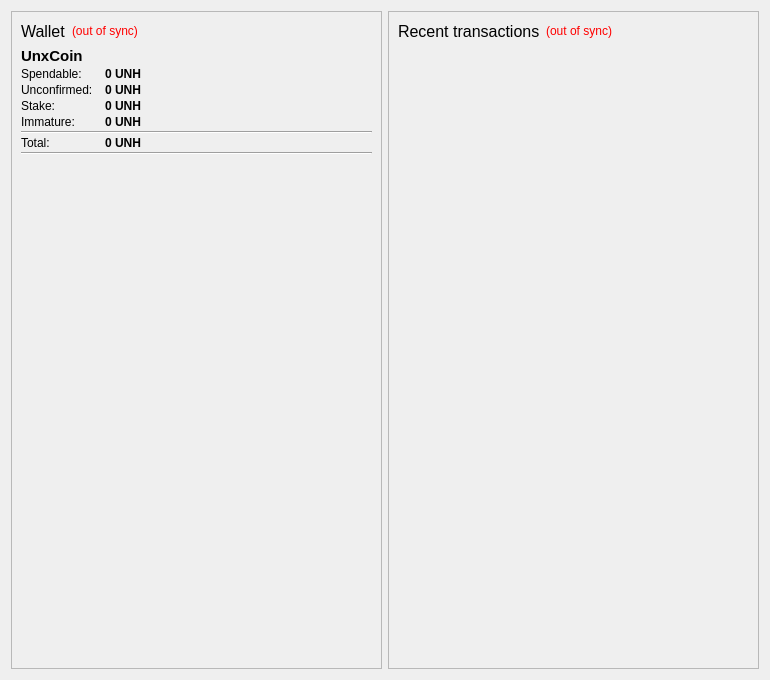
<?xml version="1.0" encoding="UTF-8"?>
<ui version="4.0">
 <class>OverviewPage</class>
 <widget class="QWidget" name="OverviewPage">
  <property name="geometry">
   <rect>
    <x>0</x>
    <y>0</y>
    <width>770</width>
    <height>680</height>
   </rect>
  </property>
  <property name="windowTitle">
   <string>Form</string>
  </property>
  <layout class="QVBoxLayout" name="verticalLayout_5" stretch="0">
   <item>
    <layout class="QHBoxLayout" name="horizontalLayout_6">
     <item>
      <layout class="QVBoxLayout" name="verticalLayout_2">
       <item>
        <widget class="QFrame" name="frame">
         <property name="frameShape">
          <enum>QFrame::StyledPanel</enum>
         </property>
         <property name="frameShadow">
          <enum>QFrame::Raised</enum>
         </property>
         <layout class="QVBoxLayout" name="verticalLayout_4">
          <item>
           <layout class="QHBoxLayout" name="horizontalLayout_4">
            <item>
             <widget class="QLabel" name="label_5">
              <property name="font">
               <font>
                <pointsize>12</pointsize>
                <weight>50</weight>
                <bold>false</bold>
               </font>
              </property>
              <property name="text">
               <string>Wallet</string>
              </property>
             </widget>
            </item>
            <item>
             <widget class="QLabel" name="labelWalletStatus">
              <property name="toolTip">
               <string>The displayed information may be out of date. Your wallet automatically synchronizes with the unxcoin network after a connection is established, but this process has not completed yet.</string>
              </property>
              <property name="styleSheet">
               <string notr="true">QLabel { color: red; }</string>
              </property>
              <property name="text">
               <string notr="true">(out of sync)</string>
              </property>
              <property name="alignment">
               <set>Qt::AlignLeading|Qt::AlignLeft|Qt::AlignVCenter</set>
              </property>
             </widget>
            </item>
            <item>
             <spacer name="horizontalSpacer_2">
              <property name="orientation">
               <enum>Qt::Horizontal</enum>
              </property>
              <property name="sizeHint" stdset="0">
               <size>
                <width>40</width>
                <height>20</height>
               </size>
              </property>
             </spacer>
            </item>
           </layout>
          </item>
          <item>
           <layout class="QFormLayout" name="formLayout_2">
            <property name="fieldGrowthPolicy">
             <enum>QFormLayout::AllNonFixedFieldsGrow</enum>
            </property>
            <property name="horizontalSpacing">
             <number>12</number>
            </property>
            <property name="verticalSpacing">
             <number>2</number>
            </property>
            <item row="0" column="0">
             <widget class="QLabel" name="unxcoinLabel">
              <property name="font">
               <font>
                <pointsize>11</pointsize>
                <weight>75</weight>
                <bold>true</bold>
               </font>
              </property>
              <property name="text">
               <string>UnxCoin</string>
              </property>
             </widget>
            </item>
            <item row="1" column="0">
             <widget class="QLabel" name="lblUniSpend">
              <property name="text">
               <string>Spendable:</string>
              </property>
             </widget>
            </item>
            <item row="1" column="1">
             <widget class="QLabel" name="labelBalanceUnxCoin">
              <property name="font">
               <font>
                <weight>75</weight>
                <bold>true</bold>
               </font>
              </property>
              <property name="cursor">
               <cursorShape>IBeamCursor</cursorShape>
              </property>
              <property name="toolTip">
               <string>Your current spendable balance</string>
              </property>
              <property name="text">
               <string notr="true">0 UNH</string>
              </property>
              <property name="textInteractionFlags">
               <set>Qt::LinksAccessibleByMouse|Qt::TextSelectableByKeyboard|Qt::TextSelectableByMouse</set>
              </property>
             </widget>
            </item>
            <item row="2" column="0">
             <widget class="QLabel" name="lblUniUn">
              <property name="text">
               <string>Unconfirmed:</string>
              </property>
             </widget>
            </item>
            <item row="2" column="1">
             <widget class="QLabel" name="labelUnconfirmedUnxCoin">
              <property name="font">
               <font>
                <weight>75</weight>
                <bold>true</bold>
               </font>
              </property>
              <property name="cursor">
               <cursorShape>IBeamCursor</cursorShape>
              </property>
              <property name="toolTip">
               <string>Total of transactions that have yet to be confirmed, and do not yet count toward the current balance</string>
              </property>
              <property name="text">
               <string notr="true">0 UNH</string>
              </property>
              <property name="textInteractionFlags">
               <set>Qt::LinksAccessibleByMouse|Qt::TextSelectableByKeyboard|Qt::TextSelectableByMouse</set>
              </property>
             </widget>
            </item>
            <item row="3" column="1">
             <widget class="QLabel" name="labelStakeUnxCoin">
              <property name="font">
               <font>
                <weight>75</weight>
                <bold>true</bold>
               </font>
              </property>
              <property name="toolTip">
               <string>Stake balance that has not yet matured</string>
              </property>
              <property name="text">
               <string notr="true">0 UNH</string>
              </property>
              <property name="textInteractionFlags">
               <set>Qt::LinksAccessibleByMouse|Qt::TextSelectableByKeyboard|Qt::TextSelectableByMouse</set>
              </property>
             </widget>
            </item>
            <item row="4" column="1">
             <widget class="QLabel" name="labelImmatureUnxCoin">
              <property name="font">
               <font>
                <weight>75</weight>
                <bold>true</bold>
               </font>
              </property>
              <property name="toolTip">
               <string>Mined balance that has not yet matured</string>
              </property>
              <property name="text">
               <string notr="true">0 UNH</string>
              </property>
              <property name="textInteractionFlags">
               <set>Qt::LinksAccessibleByMouse|Qt::TextSelectableByKeyboard|Qt::TextSelectableByMouse</set>
              </property>
             </widget>
            </item>
            <item row="5" column="0" colspan="2">
             <widget class="Line" name="line">
              <property name="orientation">
               <enum>Qt::Horizontal</enum>
              </property>
             </widget>
            </item>
            <item row="6" column="0">
             <widget class="QLabel" name="lblUniTot">
              <property name="text">
               <string>Total:</string>
              </property>
             </widget>
            </item>
            <item row="6" column="1">
             <widget class="QLabel" name="labelTotalUnxCoin">
              <property name="font">
               <font>
                <weight>75</weight>
                <bold>true</bold>
               </font>
              </property>
              <property name="cursor">
               <cursorShape>IBeamCursor</cursorShape>
              </property>
              <property name="toolTip">
               <string>Your current total balance</string>
              </property>
              <property name="text">
               <string notr="true">0 UNH</string>
              </property>
              <property name="textInteractionFlags">
               <set>Qt::LinksAccessibleByMouse|Qt::TextSelectableByKeyboard|Qt::TextSelectableByMouse</set>
              </property>
             </widget>
            </item>
            <item row="7" column="0" colspan="2">
             <widget class="Line" name="line_10">
              <property name="orientation">
               <enum>Qt::Horizontal</enum>
              </property>
             </widget>
            </item>
            <item row="3" column="0">
             <widget class="QLabel" name="lblUniStk">
              <property name="text">
               <string>Stake:</string>
              </property>
             </widget>
            </item>
            <item row="4" column="0">
             <widget class="QLabel" name="lblUniImm">
              <property name="text">
               <string>Immature:</string>
              </property>
             </widget>
            </item>
           </layout>
          </item>
          <item>
           <spacer name="verticalSpacer">
            <property name="orientation">
             <enum>Qt::Vertical</enum>
            </property>
            <property name="sizeHint" stdset="0">
             <size>
              <width>20</width>
              <height>40</height>
             </size>
            </property>
           </spacer>
          </item>
         </layout>
        </widget>
       </item>
      </layout>
     </item>
     <item>
      <layout class="QVBoxLayout" name="verticalLayout_3">
       <item>
        <widget class="QFrame" name="frame_2">
         <property name="frameShape">
          <enum>QFrame::StyledPanel</enum>
         </property>
         <property name="frameShadow">
          <enum>QFrame::Raised</enum>
         </property>
         <layout class="QVBoxLayout" name="verticalLayout">
          <item>
           <layout class="QHBoxLayout" name="horizontalLayout_2">
            <item>
             <widget class="QLabel" name="label_4">
              <property name="font">
               <font>
                <pointsize>12</pointsize>
                <weight>50</weight>
                <bold>false</bold>
               </font>
              </property>
              <property name="text">
               <string>Recent transactions</string>
              </property>
             </widget>
            </item>
            <item>
             <widget class="QLabel" name="labelTransactionsStatus">
              <property name="toolTip">
               <string>The displayed information may be out of date. Your wallet automatically synchronizes with the unxcoin network after a connection is established, but this process has not completed yet.</string>
              </property>
              <property name="styleSheet">
               <string notr="true">QLabel { color: red; }</string>
              </property>
              <property name="text">
               <string notr="true">(out of sync)</string>
              </property>
              <property name="alignment">
               <set>Qt::AlignRight|Qt::AlignTrailing|Qt::AlignVCenter</set>
              </property>
             </widget>
            </item>
            <item>
             <spacer name="horizontalSpacer">
              <property name="orientation">
               <enum>Qt::Horizontal</enum>
              </property>
              <property name="sizeHint" stdset="0">
               <size>
                <width>40</width>
                <height>20</height>
               </size>
              </property>
             </spacer>
            </item>
           </layout>
          </item>
          <item>
           <widget class="QListView" name="listTransactions">
            <property name="styleSheet">
             <string notr="true">QListView { background: transparent; }</string>
            </property>
            <property name="frameShape">
             <enum>QFrame::NoFrame</enum>
            </property>
            <property name="verticalScrollBarPolicy">
             <enum>Qt::ScrollBarAlwaysOff</enum>
            </property>
            <property name="horizontalScrollBarPolicy">
             <enum>Qt::ScrollBarAlwaysOff</enum>
            </property>
            <property name="selectionMode">
             <enum>QAbstractItemView::NoSelection</enum>
            </property>
           </widget>
          </item>
         </layout>
        </widget>
       </item>
      </layout>
     </item>
    </layout>
   </item>
  </layout>
 </widget>
 <resources/>
 <connections/>
</ui>
